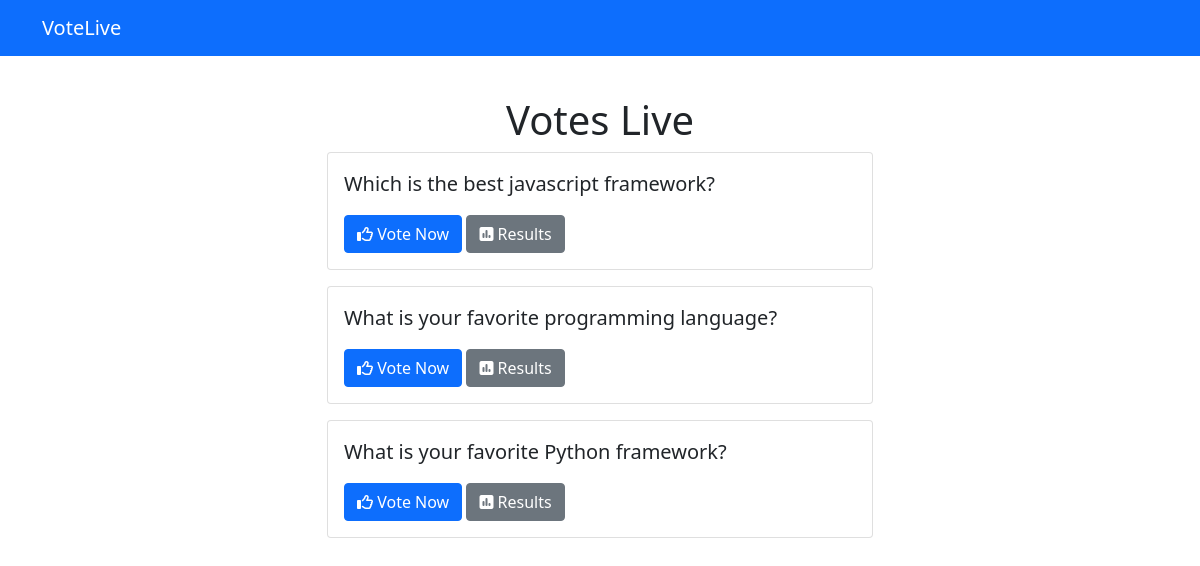
The page / on the database its author committed.
### votes/models.py (models this page shows, shortened)
class Questions(models.Model):  # this model is going to work with th questions
    question_text = models.TextField(max_length=200)  # all questions can only has max length of 200 words
    publication_date = models.DateTimeField("data published")  # this is the field for the publication date

### votes/views.py (the view)
# urls.py: path('', views.index, name="index"),  # index router
def index(request):
    latest_question_list = Questions.objects.order_by("-publication_date")[:5]
    context = {"latest_question_list": latest_question_list}
    return render(request, "votes/index.html", context)

### templates/votes/index.html (shortened to what this page needs)
<!DOCTYPE html>
<html lang="en">
<head>
</head>
<body>
{% extends 'base.html' %}
{% block content %}
    <h1 class="text-center md-3 mt-3">Votes Live</h1>
    {% if latest_question_list %}
        {% for questions in latest_question_list %}
        <div class="card mb-3">
            <div class="card-body">
                <p class="lead">{{ questions.question_text }}</p>
                <a href="{% url 'voteLive:choice' questions.id %}" class="btn btn-primary"><i class="far fa-thumbs-up"></i> Vote Now</a>
                <a href="{% url 'voteLive:results' questions.id %}" class="btn btn-secondary"><i class="fas fa-poll"></i> Results</a>
            </div>
        </div>
        {% endfor %}
    {% endif %}
{% endblock %}

### rows shown on the page
Questions: question_text "Which is the best javascript framework?"
Questions: question_text "What is your favorite programming language?"
Questions: question_text "What is your favorite Python framework?"
